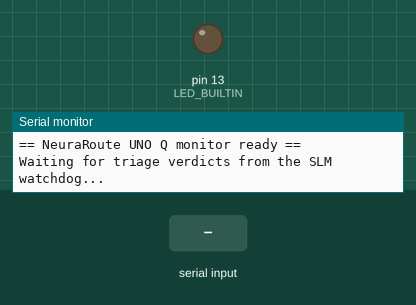
Recording of a sketch running on a simulated Arduino Mega 2560, built with avr-gcc and run on an emulated ATmega2560. Shown: output pins drawn as LEDs (lit = HIGH), the last lines printed to the serial monitor. Dashed ring = blinking. The test bench sets the inputs (shaded band).

Above: at 1.2 s.
1.3 s: "EMERGENCY\n" received over the second serial link
At 4.2 s:
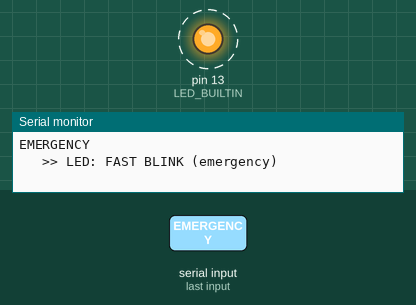
4.3 s: "MILD\n" received over the second serial link
At 5.0 s:
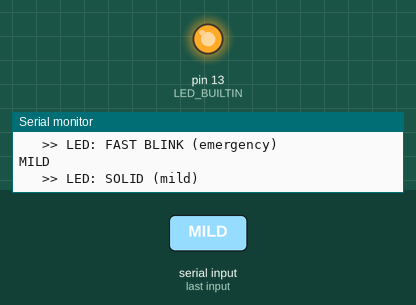
5.8 s: "NORMAL\n" received over the second serial link
At 6.4 s:
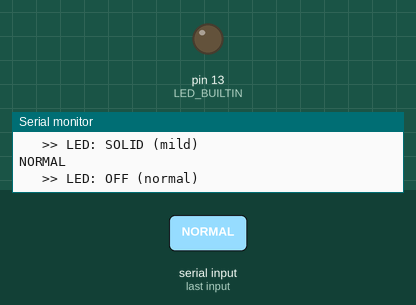
Timing chart, 0 to 8.8 s (numbered marks = the images above; inputs shaded):
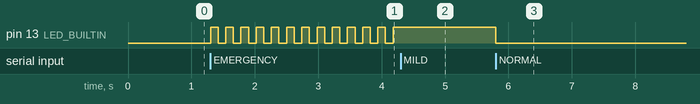

The sketch:

neuraroute_monitor.ino
```cpp
/*
 * NeuraRoute — Arduino UNO Q, STM32 side (the "serial monitor + LED" failsafe display).
 *
 * ARCHITECTURE
 *   The SLM watchdog runs on the UNO Q's Linux side (Qualcomm QRB2210), inside
 *   runtime/agent.py. On every vitals reading it runs the tripwire + the local SLM and
 *   writes a one-line verdict to a serial device (config `serial_port` in
 *   runtime/configs/arduino.yaml). That line arrives here on the STM32 over the
 *   Linux<->MCU UART bridge. This sketch:
 *     1. echoes the full transcript to the USB Serial Monitor in the Arduino IDE
 *        (our stand-in for a bedside display until we wire an LCD), and
 *     2. drives the on-board LED by severity:
 *          EMERGENCY -> fast blink   MILD -> solid on   NORMAL -> off
 *
 * LINE FORMAT written by the Linux side (see DeviceAgent._serial_write):
 *     [P-03] EMERGENCY (watchdog): <transcript...>
 *     !!! EMERGENCY P-03: tripwire: hr 176 > 135 bpm; spo2 79 < 85 %
 *
 * WIRING NOTE
 *   `LINK` is the UART from the Linux side. On the UNO Q use the bridge UART the Linux
 *   agent opens (commonly exposed as Serial1); on a plain dev board you can jumper a
 *   USB-UART adapter to pins 0/1 and set serial_port to that adapter. Baud must match
 *   the agent's 115200. If your board has only one hardware UART, flip USE_SOFTWARE_LINK.
 */

#define LINK        Serial1        // UART carrying verdicts from the Linux/SLM side
#define LINK_BAUD   115200
#define MONITOR     Serial         // USB CDC -> Arduino IDE Serial Monitor
#define MONITOR_BAUD 115200

#ifndef LED_BUILTIN
#define LED_BUILTIN 13
#endif

enum Severity { SEV_NONE, SEV_NORMAL, SEV_MILD, SEV_EMERGENCY };
static Severity current = SEV_NONE;

static char lineBuf[512];
static size_t lineLen = 0;

// non-blocking blink state for the EMERGENCY pattern
static unsigned long lastToggle = 0;
static bool ledOn = false;

void setup() {
  pinMode(LED_BUILTIN, OUTPUT);
  digitalWrite(LED_BUILTIN, LOW);
  MONITOR.begin(MONITOR_BAUD);
  LINK.begin(LINK_BAUD);
  while (!MONITOR && millis() < 3000) { /* wait briefly for USB host */ }
  MONITOR.println(F("== NeuraRoute UNO Q monitor ready =="));
  MONITOR.println(F("Waiting for triage verdicts from the SLM watchdog..."));
}

Severity classify(const char* s) {
  // case-sensitive match on the uppercase keywords the agent emits
  if (strstr(s, "EMERGENCY")) return SEV_EMERGENCY;
  if (strstr(s, "MILD"))      return SEV_MILD;
  if (strstr(s, "NORMAL"))    return SEV_NORMAL;
  return SEV_NONE;
}

void handleLine(const char* line) {
  if (line[0] == '\0') return;

  // 1) mirror the full transcript to the IDE Serial Monitor
  MONITOR.println(line);

  // 2) update the LED severity state (keep the last known if this line has no keyword)
  Severity sev = classify(line);
  if (sev != SEV_NONE) {
    current = sev;
    switch (current) {
      case SEV_EMERGENCY: MONITOR.println(F("   >> LED: FAST BLINK (emergency)")); break;
      case SEV_MILD:      MONITOR.println(F("   >> LED: SOLID (mild)"));
                          digitalWrite(LED_BUILTIN, HIGH); break;
      case SEV_NORMAL:    MONITOR.println(F("   >> LED: OFF (normal)"));
                          digitalWrite(LED_BUILTIN, LOW); break;
      default: break;
    }
  }
}

void updateLed() {
  if (current == SEV_EMERGENCY) {
    unsigned long now = millis();
    if (now - lastToggle >= 120) {     // ~4 Hz panic blink
      lastToggle = now;
      ledOn = !ledOn;
      digitalWrite(LED_BUILTIN, ledOn ? HIGH : LOW);
    }
  }
  // MILD (solid) and NORMAL (off) are set once in handleLine
}

void loop() {
  while (LINK.available()) {
    char c = (char)LINK.read();
    if (c == '\n' || c == '\r') {
      lineBuf[lineLen] = '\0';
      handleLine(lineBuf);
      lineLen = 0;
    } else if (lineLen < sizeof(lineBuf) - 1) {
      lineBuf[lineLen++] = c;
    } else {
      // overflow guard: flush what we have
      lineBuf[lineLen] = '\0';
      handleLine(lineBuf);
      lineLen = 0;
    }
  }
  updateLed();
}
```

Measured:
- after the input at 1.3 s, pin 13 (LED_BUILTIN): alternates HIGH for 0.12 s and LOW for 0.12 s, starting at once
- after the input at 4.3 s, pin 13 (LED_BUILTIN): stops changing and stays HIGH
- after the input at 5.8 s, pin 13 (LED_BUILTIN): HIGH → LOW at once
